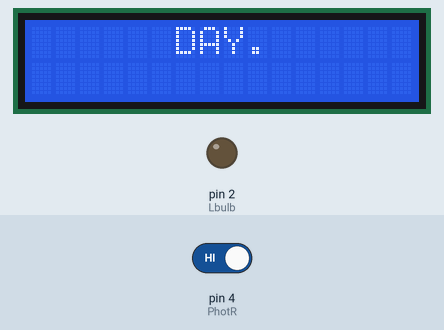
Recording of a sketch running on a simulated Arduino Uno, built with avr-gcc and run on an emulated ATmega328P. Shown: 16×2 character LCD, output pins drawn as LEDs (lit = HIGH). The inputs (shaded band) are chosen by the test bench; at power-on: pin 4 (PhotR) HIGH.

Above: at 4.2 s.
4.3 s: pin 4 (PhotR) driven LOW
At 6.0 s:
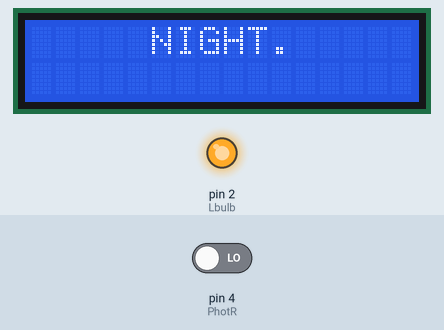
8.6 s: pin 4 (PhotR) driven HIGH
At 9.4 s:
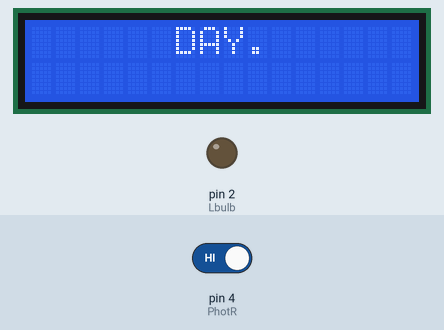
Timing chart, 0 to 11.6 s (numbered marks = the images above; inputs shaded):
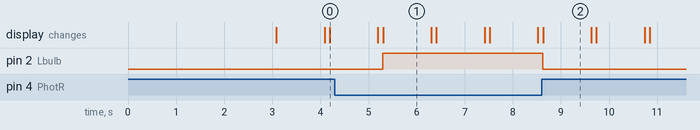

The sketch:

auto-night-light-code.ino
```cpp
#include <Wire.h>
#include <LiquidCrystal_I2C.h>

LiquidCrystal_I2C lcd(0x27, 16, 2);

const int PhotR = 4;
const int Lbulb = 2;
int photState = 0;

void setup(){

  pinMode(PhotR, INPUT);
  pinMode (Lbulb, OUTPUT);

  lcd.init();
  lcd.backlight();
  lcd.setCursor(2, 0);
  lcd.print("SYSTEM READY.");
  delay(3000);
  lcd.clear();


}


void loop(){

  photState = digitalRead(PhotR);

  if(photState == 0){
    digitalWrite(Lbulb, HIGH);
    lcd.setCursor(5, 0);
    lcd.print("NIGHT.");
    delay(1000);
    lcd.clear();
  } else {
    digitalWrite(Lbulb, LOW);
    lcd.setCursor(6, 0);
    lcd.print("DAY.");
    delay(1000);
    lcd.clear();
  }
  delay(100);

}
```

Measured:
- after the input at 4.3 s, pin 2 (Lbulb): LOW → HIGH after 1.0 s; the display: first differs from a run without the input after 1.0 s (image 1)
- after the input at 8.6 s, pin 2 (Lbulb): HIGH → LOW at once; the display: changes at once (image 2)
- what the display in image 1 shows lasts 1.0 s, from 5.3 s to 6.3 s
